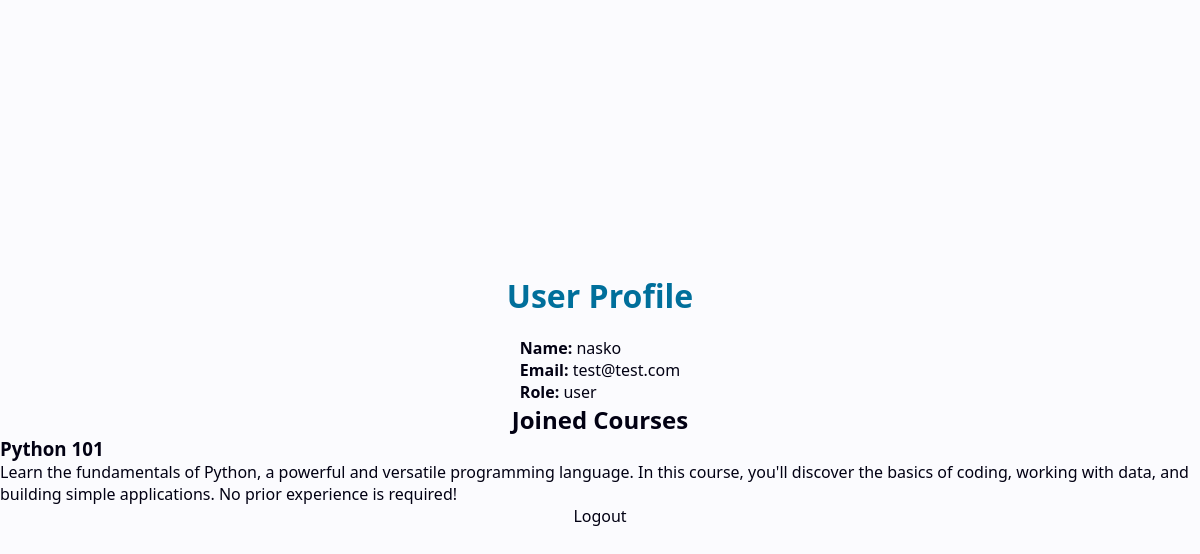
Screenshot of /profile (signed in) with the database file from the repository.
### tables this page shows
CREATE TABLE users (uid INTEGER PRIMARY KEY AUTOINCREMENT, name TEXT NOT NULL, email TEXT UNIQUE, password TEXT NOT NULL, role INTEGER);

CREATE TABLE courses (cid INTEGER PRIMARY KEY AUTOINCREMENT, cname TEXT, description TEXT, course_image TEXT);

### app.py (the view)
@app.route('/profile')
def profile():
    if 'user_id' not in session:
        return redirect(url_for('login'))
    user_id = session['user_id']
    with db.connect("root/instance/users.db") as conn:
        user_profile = db.get_user_profile(conn, user_id)
        user_courses = db.get_user_courses(conn, user_id)
    name, email, role_id = user_profile
    role_map = {1: 'user', 2: 'creator', 3: 'admin'}
    role = role_map.get(role_id, 'unknown')  # Map role ID to role name, default to 'unknown' if not found
    return render_template('profile.html', name=name, email=email, role=role, courses=user_courses)

### modules/db_functions.py (called while the page is built)
def connect(db_path):
    return sqlite3.connect(db_path)

def get_user_profile(conn, user_id):
    c = conn.cursor()
    c.execute("SELECT name, email, role FROM users WHERE uid = ?", (user_id,))
    return c.fetchone()

def get_user_courses(conn, user_id):
    c = conn.cursor()
    c.execute("""
        SELECT courses.cname, courses.description
        FROM courses
        JOIN course_users ON courses.cid = course_users.cid
        WHERE course_users.uid = ?
    """, (user_id,))
    return c.fetchall()

### templates/profile.html (shortened to what this page needs)
<!DOCTYPE html>
<html lang="en">
<head>
    <link rel="stylesheet" href="{{ url_for('static', filename='css/style.css') }}">
</head>
<body>
    <h1>User Profile</h1>
    <div class="profile-info">
        <p><strong>Name:</strong> {{ name }}</p>
        <p><strong>Email:</strong> {{ email }}</p>
        <p><strong>Role:</strong> {{ role }}</p>
    </div>
    <h2>Joined Courses</h2>
    <ul>
        {% for course in courses %}
            <li>
                <h3>{{ course[0] }}</h3>
                <p>{{ course[1] }}</p>
            </li>
        {% endfor %}
    </ul>
    <a href="{{ url_for('logout') }}">Logout</a>
</body>
</html>

### static/css/style.css (style rules this page uses)
:root { --bg: #FBFBFE; --primary: #1DAADA; --secondary: #006F9B; --accent: #00B64C; }
* { padding: 0; margin: 0; box-sizing: border-box; }
a { text-decoration: none; }
html, body { height: 100%; width: 100%; }
body { font-family: 'Segoe UI', Tahoma, Geneva, Verdana, sans-serif; display: flex; flex-direction: column; align-items: center; justify-content: center; background-color: #FBFBFE; background-image: url("root/static/images/wave-haikei.png"); color: #020113; }
h1 { color: #006F9B; text-align: center; margin-bottom: 20px; }
a { text-decoration: none; color: #020113; }

### rows the page displays
users: name "nasko", email "test@test.com"
courses: cname "Python 101", description "Learn the fundamentals of Python, a powerful and versatile programming language. In this course, you'll discover the basics of coding, working with data, and building simple applications. No prior experience is required!"

### other values shown
{{ role }} "user"
